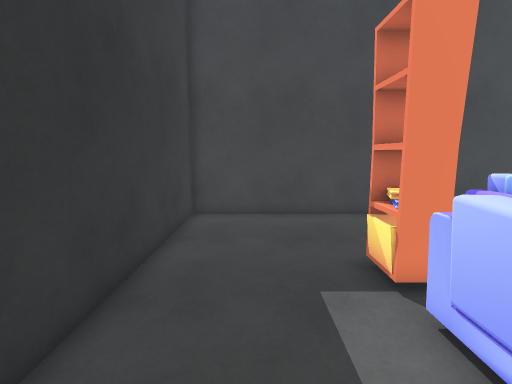
View 1 (above)

12 first-person views from a walk through a Unity game level. The camera is 1.4 m above the floor, tilts 8° down and sees 85° across. The floor is counted in squares, 0.5 m on a side. Each view is taken from the middle of a square. On the plan, view 1 faces up. The plan holds only what a view shows up to about 19 squares ahead; the rest is blank. The player character is not drawn. Some animated figures are not drawn.

View 2
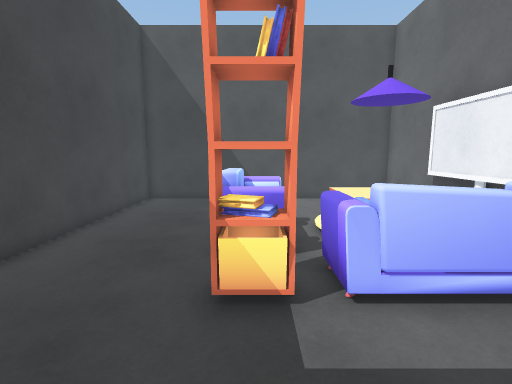

View 3
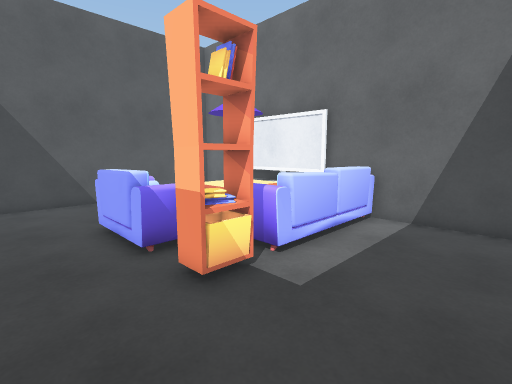

View 4
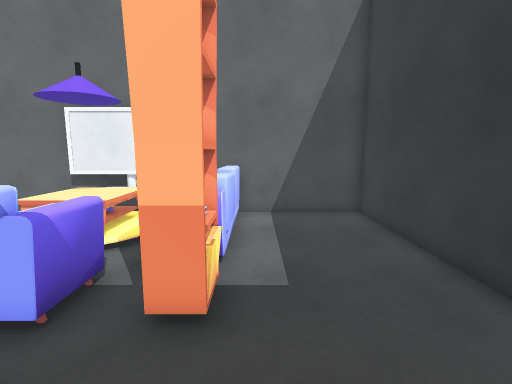

View 5
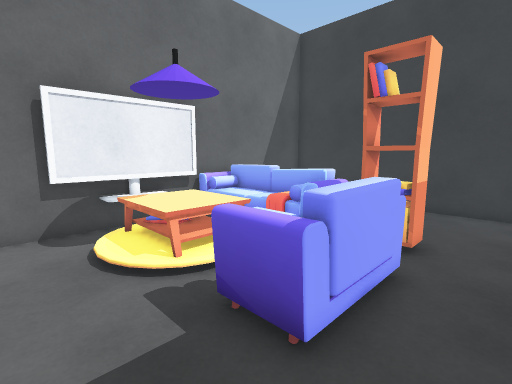

View 6
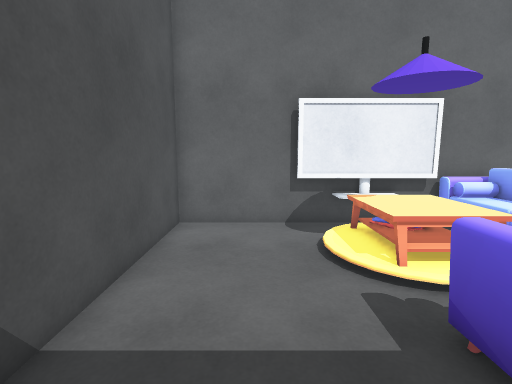

View 7
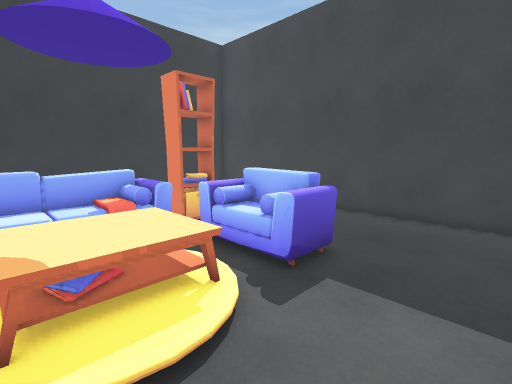

View 8
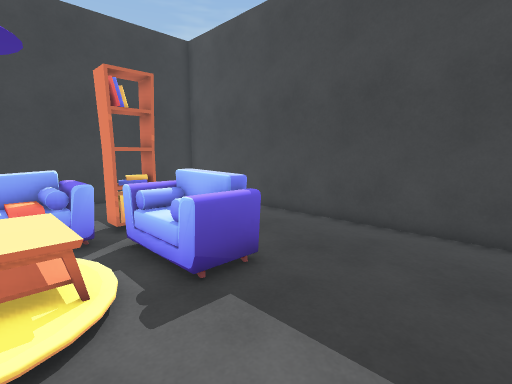

View 9
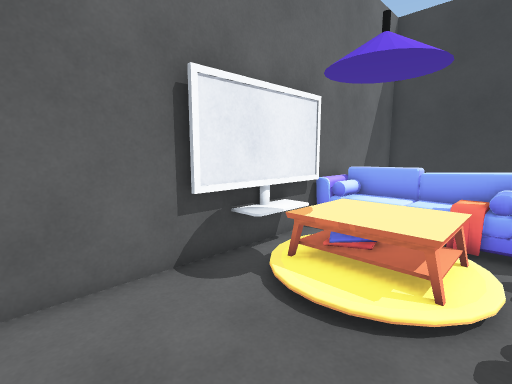

View 10
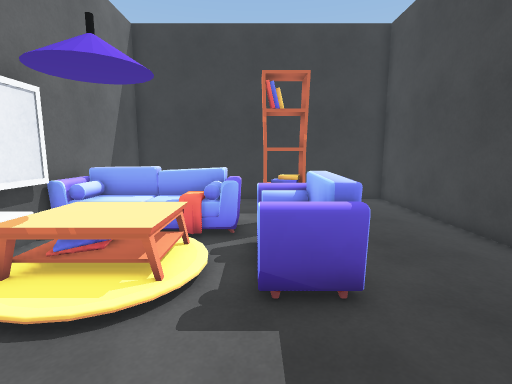

View 11
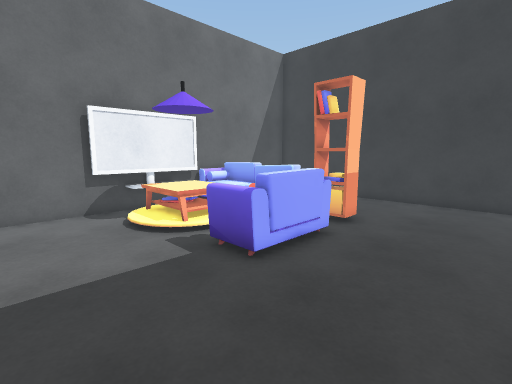

View 12
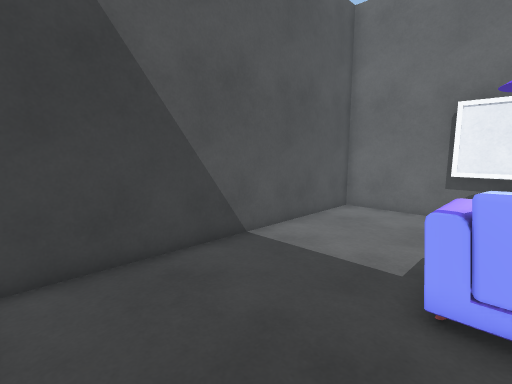

### Floor plan
Points are (right, up) in squares from view 1. A wall is a line through its corners. A room is listed if a view was taken in it or the views show most of it. See-through windows are left out.
Room 1 (views 1, 2, 3, 4, 5, 6, 7, 8, 9, 10, 11, 12)
walls: (3.8, 6.8) (3.8, 5.3) (2.8, 5.3) (2.8, 6.8) (3.9, 6.8); (-2.9, 12.6) (-2.9, -2) (15.1, -2) (15.1, 12.6) (-2.9, 12.6)
low walls: (3.9, 6.8) (3.4, 5.6) (2.9, 5.8) (3.2, 6.7) (3.8, 6.5); (3.8, 5.4) (3.8, 6.7)
objects: other object (3, -1) to (5, 4); other object (5, 5) to (9, 7); other object (6, 0) to (9, 3); other object (8, -2) to (9, -1)

Where each view was taken, in squares from view 1:
view 1: 0 up, 0 right, facing up
view 2: 6 up, 2 left, facing right
view 3: 10 up, 2 left, facing down-right
view 4: 11 up, 2 right, facing down
view 5: 9 up, 12 right, facing down-left
view 6: 9 up, 12 right, facing down
view 7: 0 up, 13 right, facing up-left
view 8: 2 up, 14 right, facing up-left
view 9: 4 up, 14 right, facing down-left
view 10: 5 up, 14 right, facing left
view 11: 12 up, 14 right, facing down-left
view 12: 12 up, 8 right, facing down-right
